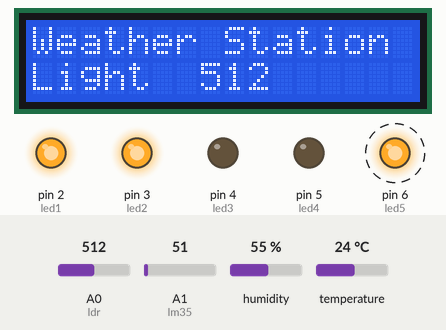
Recording of a sketch running on a simulated Arduino Uno, built with avr-gcc and run on an emulated ATmega328P. Shown: 16×2 character LCD, output pins drawn as LEDs (lit = HIGH). Wiring (inferred from the names in the program): DHT22 sensor: data pin 8. Dashed ring = blinking. Inputs (shaded band) come from the test bench; at power-on: humidity 55 %, A1 (lm35) = 51, A0 (ldr) = 512, temperature 24 °C. Pins used as bus, display or sensor lines are not drawn; what the sketch prints to the serial monitor is not drawn.

Above: at 1.7 s.
1.8 s: humidity set to 59 %
At 4.8 s:
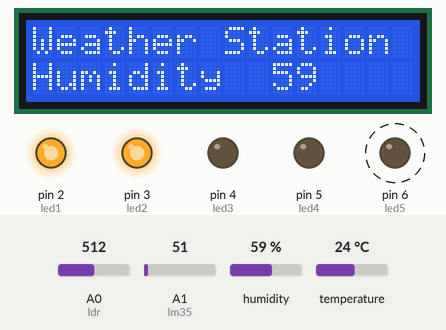
6.2 s: humidity set to 62 %
At 8.2 s:
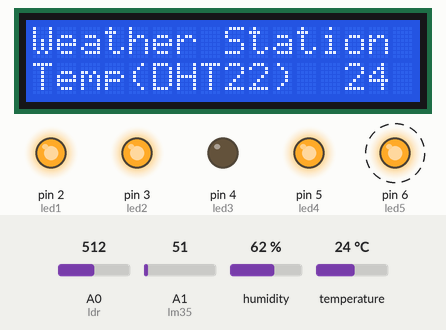
10.6 s: A1 (lm35) set to 23
15.0 s: A1 (lm35) set to 17
19.4 s: A0 (ldr) set to 792
At 23.5 s:
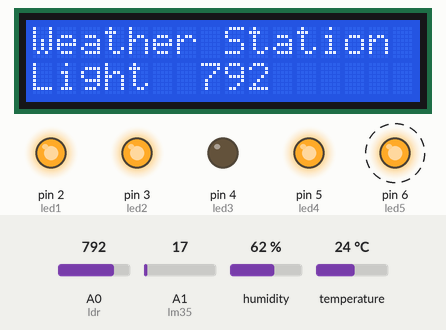
23.8 s: A0 (ldr) set to 808
At 24.7 s:
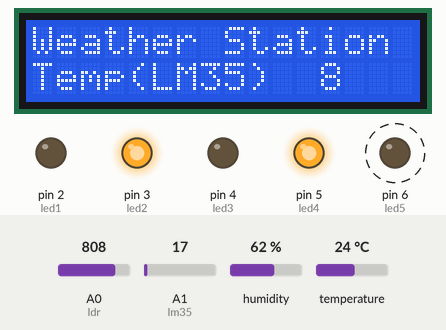
Timing chart, 0 to 29.2 s (numbered marks = the images above; inputs shaded):
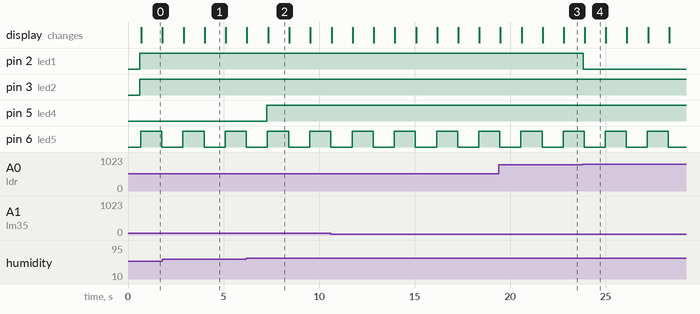

Measured:
- the behaviour switches between 60 and 61 % on humidity (found by bisection; images 1 and 2)
- the behaviour switches between 800 and 801 on A0 (ldr) (found by bisection; images 3 and 4)
- after the input at 6.2 s, pin 5 (led4): LOW → HIGH after 1.1 s
- after the input at 23.8 s, pin 2 (led1): HIGH → LOW at once
- by itself, pin 6 (led5): alternates HIGH for 1.1 s and LOW for 1.1 s
- what the display in image 0 shows lasts 1.1 s, from 0.7 s to 1.8 s

The sketch:

Blutooth_Weather_Station.ino
```cpp
#include<SoftwareSerial.h>//bluetooth
#include <dht.h>//dht22 sensor
#include <LiquidCrystal_I2C.h>//lcd with serial to i2c
LiquidCrystal_I2C lcd(0x27, 2, 1, 0, 4, 5, 6, 7, 3, POSITIVE);

#define DHT22_PIN 8
#define ldr A0
#define lm35 A1
#define led1 2
#define led2 3
#define led3 4
#define led4 5
#define led5 6

dht DHT;

SoftwareSerial BlueTooth(11, 12);       //TXD11  RXD12

int status = 1;
int show = 0;

struct
{
  uint32_t total;
  uint32_t ok;
  uint32_t crc_error;
  uint32_t time_out;
  uint32_t connect;
  uint32_t ack_l;
  uint32_t ack_h;
  uint32_t unknown;
} stat = { 0, 0, 0, 0, 0, 0, 0, 0};//dht22


void setup() {
  Serial.begin(9600);
  pinMode(led1, OUTPUT);
  pinMode(led2, OUTPUT);
  pinMode(led3, OUTPUT);
  pinMode(led4, OUTPUT);
  pinMode(led5, OUTPUT);

  lcd.begin(16, 2);
  lcd.backlight();
  lcd.setCursor(0, 0);
  lcd.print("Weather Station");
  lcd.setCursor(0, 1);
  lcd.print("Welcome!");

  Serial.println("Goodnight moon!");
  BlueTooth.begin(9600);
  delay(500);
}


void loop() {


  Serial.println("Loop Started");
  funReadSensor();
  delay(1000);

  if (BlueTooth.available()) {
    Serial.write(BlueTooth.read());
  }
  if (Serial.available() > 0)
  {
    int incomingByte = Serial.read();

  }
}

void funReadSensor()
{
  float temp;
  float temp1;
  float light;
  float humidity;


  //Serial.print("Reading Temp");
  temp = analogRead(lm35);
  temp = temp * 0.48828125;

  light = analogRead(ldr);

  int chk = DHT.read22(DHT22_PIN);
  switch (chk)
  {
    case DHTLIB_OK:
      stat.ok++;
      Serial.println("OK,\t");
      break;
    case DHTLIB_ERROR_CHECKSUM:
      stat.crc_error++;
      Serial.println("Checksum error,\t");
      break;
    case DHTLIB_ERROR_TIMEOUT:
      stat.time_out++;
      Serial.println("Time out error,\t");
      break;
    case DHTLIB_ERROR_CONNECT:
      stat.connect++;
      Serial.println("Connect error,\t");
      break;
    case DHTLIB_ERROR_ACK_L:
      stat.ack_l++;
      Serial.println("Ack Low error,\t");
      break;
    case DHTLIB_ERROR_ACK_H:
      stat.ack_h++;
      Serial.println("Ack High error,\t");
      break;
    default:
      stat.unknown++;
      Serial.println("Unknown error,\t");
      break;
  }

  humidity = DHT.humidity;
  temp1 = DHT.temperature;

  Serial.print("Light");
  Serial.print(",\t");
  Serial.print(",\t");
  Serial.print("Temp(LM35)");
  Serial.print(",\t");
  Serial.print("Temp(DHT22)");
  Serial.print(",\t");
  Serial.println("Humidity");
  //Serial.print(",\t");
  //Serial.println("CO");
  Serial.print(light);
  Serial.print(",\t");
  Serial.print(",\t");
  Serial.print(temp);
  Serial.print(",\t");
  Serial.print(",\t");
  Serial.print(temp1);
  Serial.print(",\t");
  Serial.print(",\t");
  Serial.print(humidity);
  //Serial.print(",\t");
  //Serial.print(",\t");
  //Serial.println(co);
  Serial.println("");

  int L = light;
  int T = temp;
  int T1 = temp1;
  int H = humidity;


  if (L > 800)
  {
    digitalWrite(led1, LOW);
  }
  else
  {
    digitalWrite(led1, HIGH);
  }
  if (T1 < 25)
  {
    digitalWrite(led2, HIGH);
    digitalWrite(led3, LOW);
  }
  else
  {
    digitalWrite(led3, HIGH);
    digitalWrite(led2, LOW);
  }
  if (H > 60)
  {
    digitalWrite(led4, HIGH);
  }
  else
  {
    digitalWrite(led4, LOW);
  }
  //int CO = co;

  String l, t, t1, h, c;
  l = String(L);
  t = String(T);
  t1 = String(T1);
  h = String(H);
  //c = String(CO);


  Serial.print(L);
  Serial.print(",\t");
  Serial.print(",\t");
  Serial.print(T);
  Serial.print(",\t");
  Serial.print(",\t");
  Serial.print(T1);
  Serial.print(",\t");
  Serial.print(",\t");

  Serial.println(H);
  BlueTooth.println(l + '@' + t + '@' + t1 + '@' + h );
  Serial.println(l + '@' + t + '@' + t1 + '@' + h );

  if (status == 1)
  {
    digitalWrite(led5, HIGH);
    status = 0;
  }
  else
  {
    digitalWrite(led5, LOW);
    status = 1;
  }
  show++;

  lcd.clear();
  lcd.setCursor(0, 0);
  lcd.print("Weather Station  ");
  lcd.setCursor(0, 1);

  if (show == 1)
  {
    lcd.print("Light  ");
    lcd.print(l);
  }
  else if (show == 2)
  {
    lcd.print("Temp(LM35)  ");
    lcd.print(t);
  }
  else if (show == 3)
  {
    lcd.print("Temp(DHT22)  ");
    lcd.print(t1);
  }
  else if (show == 4)
  {
    show = 0;
    lcd.print("Humidity  ");
    lcd.print(h);
  }
  else
  {

    lcd.print("Error!");

  }

}
```
